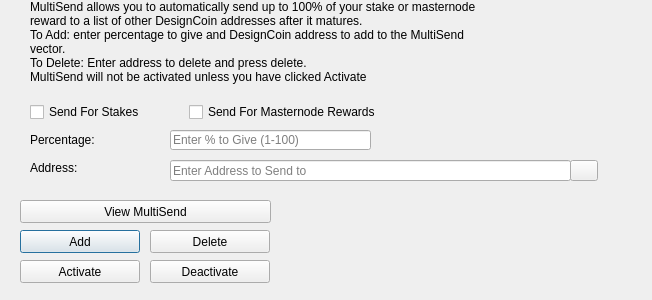
<?xml version="1.0" encoding="UTF-8"?>
<ui version="4.0">
 <class>MultiSendDialog</class>
 <widget class="QDialog" name="MultiSendDialog">
  <property name="windowModality">
   <enum>Qt::NonModal</enum>
  </property>
  <property name="geometry">
   <rect>
    <x>0</x>
    <y>0</y>
    <width>652</width>
    <height>300</height>
   </rect>
  </property>
  <property name="windowTitle">
   <string>MultiSend</string>
  </property>
  <widget class="QLineEdit" name="multiSendPercentEdit">
   <property name="geometry">
    <rect>
     <x>170</x>
     <y>130</y>
     <width>201</width>
     <height>20</height>
    </rect>
   </property>
   <property name="toolTip">
    <string>Enter whole numbers 1 - 100</string>
   </property>
   <property name="placeholderText">
    <string>Enter % to Give (1-100)</string>
   </property>
  </widget>
  <widget class="QLineEdit" name="multiSendAddressEdit">
   <property name="geometry">
    <rect>
     <x>170</x>
     <y>160</y>
     <width>401</width>
     <height>21</height>
    </rect>
   </property>
   <property name="toolTip">
    <string/>
   </property>
   <property name="placeholderText">
    <string>Enter Address to Send to</string>
   </property>
  </widget>
  <widget class="QLabel" name="label_2">
   <property name="geometry">
    <rect>
     <x>30</x>
     <y>0</y>
     <width>451</width>
     <height>121</height>
    </rect>
   </property>
   <property name="lineWidth">
    <number>1</number>
   </property>
   <property name="text">
    <string>MultiSend allows you to automatically send up to 100% of your stake or masternode reward to a list of other DesignCoin addresses after it matures.
To Add: enter percentage to give and DesignCoin address to add to the MultiSend vector.
To Delete: Enter address to delete and press delete.
MultiSend will not be activated unless you have clicked Activate</string>
   </property>
   <property name="alignment">
    <set>Qt::AlignLeading|Qt::AlignLeft|Qt::AlignTop</set>
   </property>
   <property name="wordWrap">
    <bool>true</bool>
   </property>
  </widget>
  <widget class="QLabel" name="message">
   <property name="geometry">
    <rect>
     <x>290</x>
     <y>200</y>
     <width>351</width>
     <height>91</height>
    </rect>
   </property>
   <property name="text">
    <string/>
   </property>
  </widget>
  <widget class="QPushButton" name="addButton">
   <property name="geometry">
    <rect>
     <x>20</x>
     <y>230</y>
     <width>120</width>
     <height>23</height>
    </rect>
   </property>
   <property name="toolTip">
    <string/>
   </property>
   <property name="statusTip">
    <string>Add to MultiSend Vector</string>
   </property>
   <property name="text">
    <string>Add</string>
   </property>
  </widget>
  <widget class="QPushButton" name="disableButton">
   <property name="geometry">
    <rect>
     <x>150</x>
     <y>260</y>
     <width>120</width>
     <height>23</height>
    </rect>
   </property>
   <property name="statusTip">
    <string>Deactivate MultiSend</string>
   </property>
   <property name="text">
    <string>Deactivate</string>
   </property>
  </widget>
  <widget class="QPushButton" name="addressBookButton">
   <property name="geometry">
    <rect>
     <x>570</x>
     <y>160</y>
     <width>28</width>
     <height>21</height>
    </rect>
   </property>
   <property name="toolTip">
    <string>Choose an address from the address book</string>
   </property>
   <property name="text">
    <string/>
   </property>
   <property name="icon">
    <iconset resource="../designcoin.qrc">
     <normaloff>:/icons/address-book</normaloff>:/icons/address-book</iconset>
   </property>
   <property name="shortcut">
    <string>Alt+A</string>
   </property>
   <property name="autoDefault">
    <bool>false</bool>
   </property>
  </widget>
  <widget class="QLabel" name="label">
   <property name="geometry">
    <rect>
     <x>30</x>
     <y>130</y>
     <width>121</width>
     <height>20</height>
    </rect>
   </property>
   <property name="toolTip">
    <string>Percentage of stake to send</string>
   </property>
   <property name="text">
    <string>Percentage:</string>
   </property>
  </widget>
  <widget class="QLabel" name="label_5">
   <property name="geometry">
    <rect>
     <x>30</x>
     <y>160</y>
     <width>111</width>
     <height>16</height>
    </rect>
   </property>
   <property name="toolTip">
    <string>Address to send portion of stake to</string>
   </property>
   <property name="text">
    <string>Address:</string>
   </property>
  </widget>
  <widget class="QPushButton" name="deleteButton">
   <property name="geometry">
    <rect>
     <x>150</x>
     <y>230</y>
     <width>120</width>
     <height>23</height>
    </rect>
   </property>
   <property name="toolTip">
    <string/>
   </property>
   <property name="statusTip">
    <string>Delete Address From MultiSend Vector</string>
   </property>
   <property name="text">
    <string>Delete</string>
   </property>
  </widget>
  <widget class="QPushButton" name="activateButton">
   <property name="geometry">
    <rect>
     <x>20</x>
     <y>260</y>
     <width>120</width>
     <height>23</height>
    </rect>
   </property>
   <property name="statusTip">
    <string>Activate MultiSend</string>
   </property>
   <property name="text">
    <string>Activate</string>
   </property>
  </widget>
  <widget class="QPushButton" name="viewButton">
   <property name="geometry">
    <rect>
     <x>20</x>
     <y>200</y>
     <width>251</width>
     <height>23</height>
    </rect>
   </property>
   <property name="toolTip">
    <string/>
   </property>
   <property name="statusTip">
    <string>View MultiSend Vector</string>
   </property>
   <property name="text">
    <string>View MultiSend</string>
   </property>
  </widget>
  <widget class="QWidget" name="horizontalLayoutWidget">
   <property name="geometry">
    <rect>
     <x>30</x>
     <y>100</y>
     <width>351</width>
     <height>24</height>
    </rect>
   </property>
   <layout class="QHBoxLayout" name="horizontalLayout">
    <item>
     <widget class="QCheckBox" name="multiSendStakeCheckBox">
      <property name="text">
       <string>Send For Stakes</string>
      </property>
     </widget>
    </item>
    <item>
     <widget class="QCheckBox" name="multiSendMasternodeCheckBox">
      <property name="text">
       <string>Send For Masternode Rewards</string>
      </property>
     </widget>
    </item>
   </layout>
  </widget>
 </widget>
 <resources>
  <include location="../designcoin.qrc"/>
 </resources>
 <connections/>
</ui>
